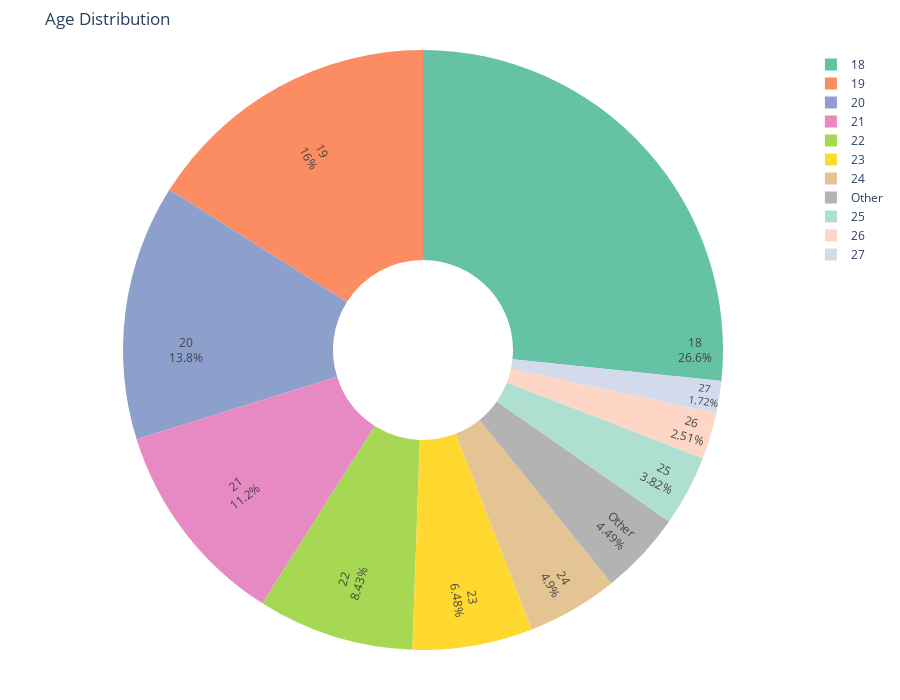

This figure's notebook cell:
### Code cell
import plotly.express as px
age_counts = df['Age'].value_counts().reset_index()
age_counts.columns = ['Age', 'Count']
top_n = 10
if len(age_counts) > top_n:
    other_count = age_counts.iloc[top_n:]['Count'].sum()
    age_counts = age_counts.iloc[:top_n]
    age_counts.loc[len(age_counts)] = ['Other', other_count] 
fig = px.pie(
    age_counts, names='Age', values='Count', 
    title='Age Distribution', 
    hole=0.3,  
    color_discrete_sequence=px.colors.qualitative.Set2 
)
fig.update_traces(
    textinfo='percent+label',
    textposition='inside',
    insidetextorientation='radial'  
)
fig.update_layout(
    width=900, 
    height=700, 
    margin=dict(l=50, r=50, t=50, b=50)
)
fig.show()

### Figure 1 — Plotly figure (JSON) as saved in the notebook; plotly's stock layout.template omitted (floating-point values rounded to 4 significant figures)
{"data": [{"domain": {"x": [0, 1], "y": [0, 1]}, "hole": 0.3, "hovertemplate": "Age=%{label}<br>Count=%{value}<extra></extra>", "insidetextorientation": "radial", "labels": [18, 19, 20, 21, 22, 23, 24, 25, 26, 27, "Other"], "legendgroup": "", "name": "", "showlegend": true, "textinfo": "percent+label", "textposition": "inside", "type": "pie", "values": [3588, 2159, 1855, 1507, 1135, 872, 660, 514, 338, 231, 605]}], "layout": {"height": 700, "legend": {"tracegroupgap": 0}, "margin": {"b": 50, "l": 50, "r": 50, "t": 50}, "piecolorway": ["rgb(102,194,165)", "rgb(252,141,98)", "rgb(141,160,203)", "rgb(231,138,195)", "rgb(166,216,84)", "rgb(255,217,47)", "rgb(229,196,148)", "rgb(179,179,179)"], "title": {"text": "Age Distribution"}, "width": 900}}
